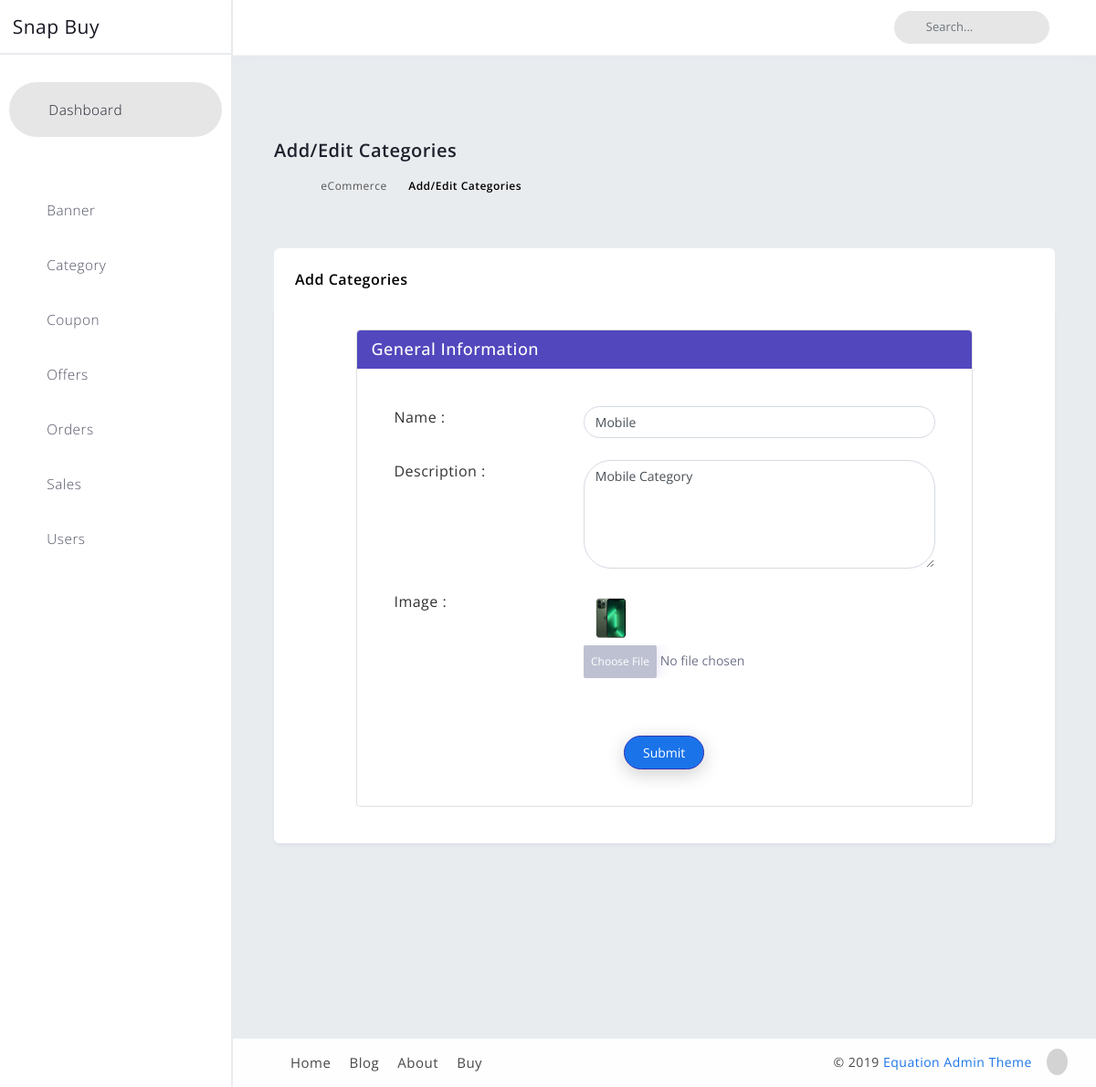
The app's page /adcategory/edit-category/2/ with its own data.
### category_adminside/models.py (models this page shows, shortened)
class Category(models.Model):
    title =      models.CharField(max_length=200)
    details =     models.TextField()
    cat_image =   models.ImageField(upload_to='categoryimage')
    created_at =  models.DateTimeField(auto_now_add=True)

### category_adminside/views.py (the view, shortened to what this page needs)
# urls.py: path('edit-category/<int:id>/',views.editcategory_view,name = 'category-edit'),
def editcategory_view(request,id):
    category = Category.objects.get(id = id)
    context = {
        'category':category
    }
    return render(request,'cat_adminside/addcategory.html',context)

### newcart/views.py (called while the page is built)
def _cart_id_(request):
    cart = request.session.session_key
    if not cart:
        cart = request.session.create()
    return cart

### templates/cat_adminside/addcategory.html (shortened to what this page needs)
{% extends 'cat_adminside/cat_adminbase.html' %}
{% load static %}
{% block blockcontent %}
        <div id="content" class="main-content">
            <div class="container">
                <div class="page-header">
                    <div class="page-title">
                        <h3>Add/Edit Categories</h3>
                        <div class="crumbs">
                            <ul id="breadcrumbs" class="breadcrumb">
                                <li><a href="index.html"><i class="flaticon-home-fill"></i></a></li>
                                <li><a href="#">eCommerce</a></li>
                                <li class="active"><a href="#">Add/Edit Categories</a> </li>
                            </ul>
                        </div>
                    </div>
                </div>
                <div class="row">
                    <div class="col-xl-12 col-lg-12 col-md-12 col-sm-12 col-12 layout-spacing">
                        <div class="statbox widget box box-shadow">
                            <div class="widget-header">
                                <div class="row">
                                    <div class="col-xl-12 col-md-12 col-sm-12 col-12">
                                        <h4>Add Categories </h4>
                                    </div>
                                </div>
                            </div>
                            <div class="widget-content widget-content-area add-category">
                                <div class="row">
                                    <div class="mx-xl-auto col-xl-10 col-md-12">
                                        <div class="card card-default">
                                            <div class="card-heading"><h2 class="card-title"><span>General Information</span></h2></div>
                                            <div class="card-body">
                                                <div class="card-body">
                                                    <form class="form-horizontal" method="POST" enctype="multipart/form-data">
                                                        <div class="form-group mb-4">
                                                            <div class="row">
                                                                <label class="col-md-4">Name :</label>
                                                                <div class="col-md-8">
                                                                    <input class="form-control" id="name" value="{{category.title}}" name="title" type="text" onkeyup="namevalidation()">
                                                                </div>
                                                            </div>
                                                        </div>
                                                        <div class="form-group mb-4">
                                                            <div class="row">
                                                                <label class="col-md-4">Description :</label>
                                                                <div class="col-md-8">
                                                                    <textarea class="form-control" rows="5" cols="5" name="details">{{category.details}}</textarea>
                                                                </div>
                                                            </div>
                                                        </div>
                                                        <div class="form-group mb-4">
                                                            <div class="row">
                                                                <label class="col-md-4">Image :</label>
                                                                <div class="col-md-8">
                                                                    <div class="custom-file">
                                                                        {% if not category %}
                                                                        <input type="file" name="image" class="form-control-file">
                                                                        {% else %}
                                                                        <a class="product-list-img" href="javascript: void(0);"><img src="{{ category.cat_image.url }}" alt="product"></a>
                                                                        <input type="file" name="image" class="form-control-file">
                                                                        {% endif %}
                                                                    </div>
                                                                </div>
                                                            </div>
                                                        </div>
                                                        <div class="align-center">
                                                            <button type="submit" class="btn btn-primary mt-5 ms-5 ">Submit</button>
                                                        </div>
                                                    </form>
                                                </div>
                                            </div>
                                        </div>
                                    </div>
                                </div>
                            </div>
                        </div>
                    </div>
                </div>
            </div>
        </div>
    {% endblock  %}

### static/adminstyles/assets/css/ecommerce/product.css (style rules this page uses)
.product-list-img img { border-radius: 14px; }
.product-list-img { background: transparent; border: none; }

### static/adminstyles/assets/css/ecommerce/product-details-2.css (style rules this page uses)
.form-control { border-radius: 4px; border-color: #d5dae2; }

### static/adminstyles/assets/css/ecommerce/addedit_product.css (style rules this page uses)
.row .col-lg-12 .widget .widget-header h4 { color: #000; }
.form-control { font-size: 14px; border-radius: 30px; }
.align-center { text-align: right; margin: 0 auto; }
.card { margin-bottom: 20px; background-color: transparent; }
.card-default > .card-heading { color: #ffffff; padding: 10px 15px; background-color: #5247bd; border-top-left-radius: 4px; border-top-right-radius: 4px; border-bottom: 1px solid #ffffff; }
.card-title { margin: 0px; font-size: 18px; font-weight: 500; }
.form-horizontal .form-group label { font-size: 16px; color: #3b3f5c; }

### static/adminstyles/assets/css/ecommerce/addedit_categories.css (style rules this page uses)
.row .col-lg-12 .widget .widget-header h4 { color: #000; }
.custom-file input[type="file"] { cursor: pointer; }
.form-control { font-size: 14px; border-radius: 30px; }
.add-category .btn, .add-sub-category .btn { color: #fff; background-color: #3232b7; border-color: #3232b7; border-radius: 30px; box-shadow: 0px 5px 20px 0 rgba(0, 0, 0, 0.2); will-change: opacity, transform; transition: all 0.3s ease-out; -webkit-transition: all 0.3s ease-out; }
.align-center { text-align: right; margin: 0 auto; }
.card { margin-bottom: 20px; background-color: transparent; }
.card-default > .card-heading { color: #fff; padding: 10px 15px; background-color: #5247bd; border-top-left-radius: 4px; border-top-right-radius: 4px; border-bottom: 1px solid #ffffff; }
.card-title { margin: 0px; font-size: 18px; font-weight: 500; }
.form-horizontal .form-group label { font-size: 16px; color: #333; }
input, textarea { -webkit-appearance: none; }
input[type="text"], input[type="email"], input[type="password"], textarea { -webkit-appearance: none; }

### records on screen
Category: title "Mobile", details "Mobile Category", cat_image (picture)
